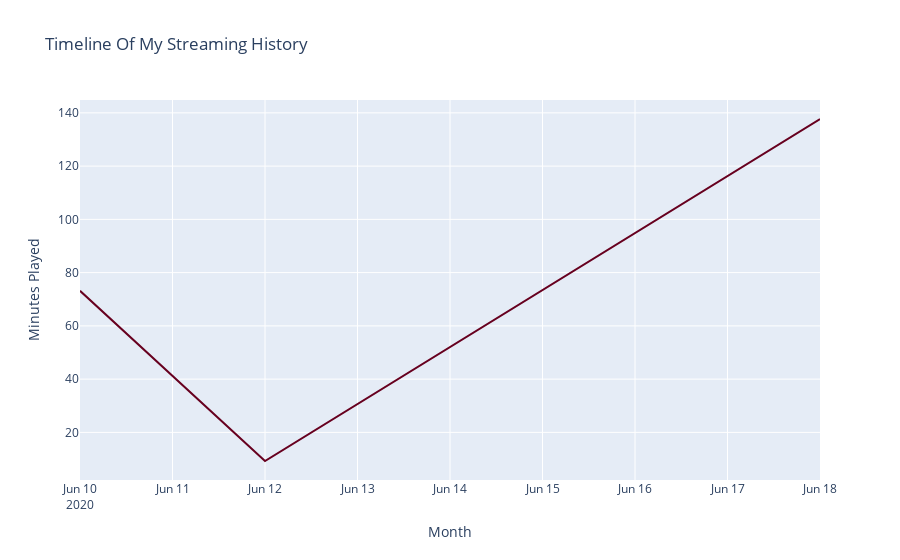

Notebook source saved alongside this figure:
### Code cell
fig = px.line(day, x="day", y="minutes_played",
              labels={
                     "day": "Month",
                     "minutes_played": "Minutes Played"},
              color_discrete_sequence=px.colors.sequential.RdBu, title="Timeline Of My Streaming History")

fig.show()

### Figure 1 — Plotly figure (JSON) as saved in the notebook; plotly's stock layout.template omitted (floating-point values rounded to 4 significant figures)
{"data": [{"hovertemplate": "Month=%{x}<br>Minutes Played=%{y}<extra></extra>", "legendgroup": "", "line": {"color": "rgb(103,0,31)", "dash": "solid"}, "mode": "lines", "name": "", "orientation": "v", "showlegend": false, "type": "scatter", "x": ["2020-06-10", "2020-06-12", "2020-06-18"], "xaxis": "x", "y": [73.18, 9.259, 137.7], "yaxis": "y"}], "layout": {"legend": {"tracegroupgap": 0}, "title": {"text": "Timeline Of My Streaming History"}, "xaxis": {"anchor": "y", "domain": [0, 1], "title": {"text": "Month"}}, "yaxis": {"anchor": "x", "domain": [0, 1], "title": {"text": "Minutes Played"}}}}
